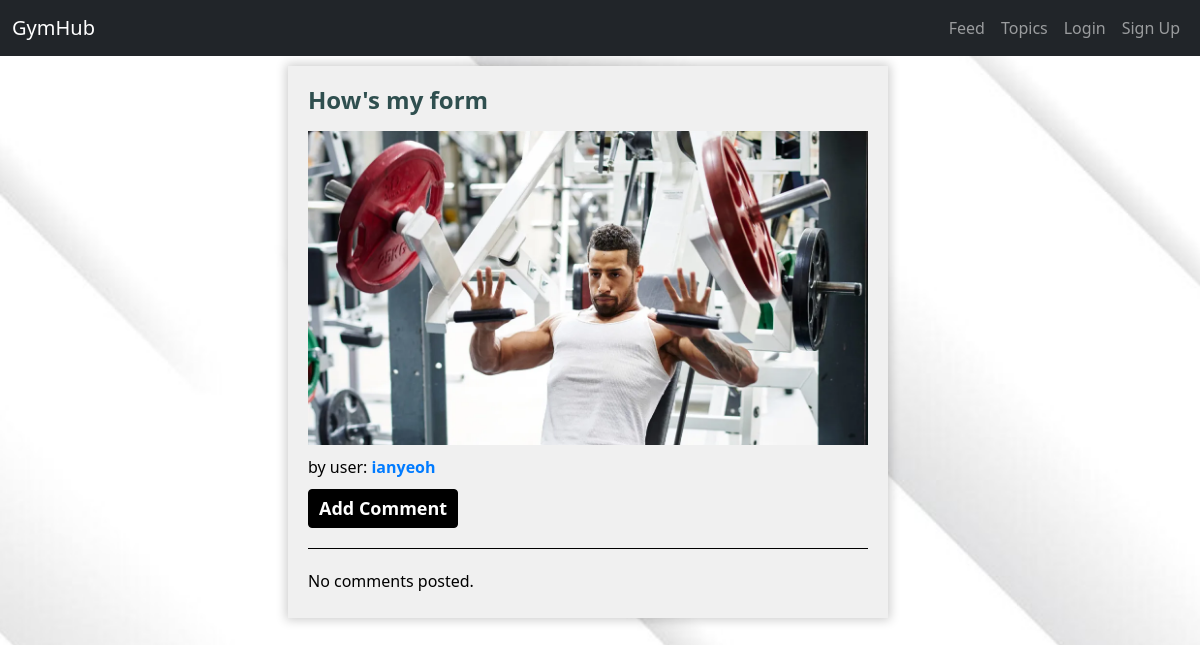
The app's page /posts/by/ianyeoh/17/, older data.
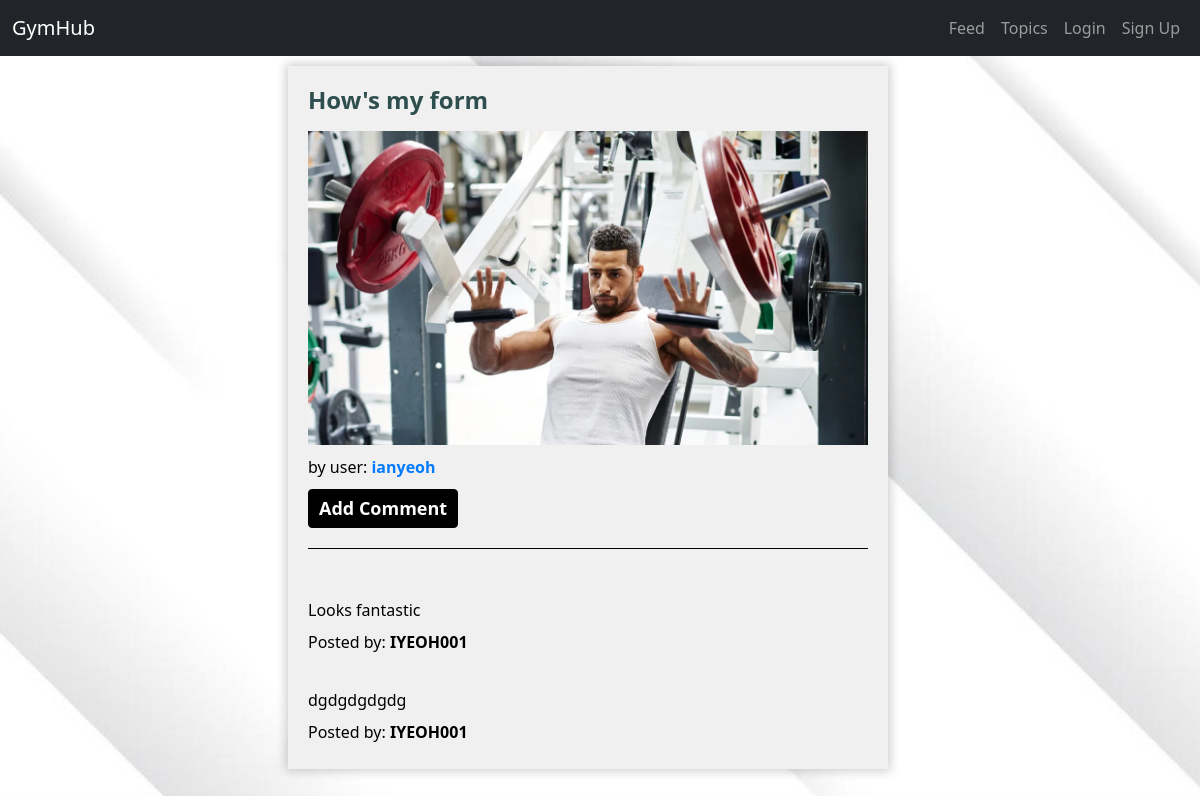
The same page, newer data.
### posts/models.py (models this page shows, shortened)
class Comment(models.Model):
    post = models.ForeignKey(Post, related_name='comments', on_delete=models.CASCADE)
    author = models.ForeignKey(User, related_name='comments', on_delete=models.CASCADE)
    text = models.TextField(validators=[MaxLengthValidator(2200)])
    created_at = models.DateTimeField(auto_now_add=True)
    updated_at = models.DateTimeField(auto_now=True)
    class Meta:
        ordering = ['-created_at']

### posts/views.py (the view)
# urls.py: path("by/<username>/<int:pk>/", views.PostDetail.as_view(), name="single"),
class PostDetail(SelectRelatedMixin, generic.DetailView):
    model = models.Post
    comment_form = CommentForm()
    select_related = ("user", "group")
    def get_queryset(self):
        queryset = super().get_queryset()
        return queryset.filter(
            user__username__iexact=self.kwargs.get("username")
        )
    def get_context_data(self, **kwargs):
        context = super().get_context_data(**kwargs)
        context['comment_form']= CommentForm()
        return context

### posts/templates/posts/post_detail.html (shortened to what this page needs)
{% extends 'posts/post_base.html' %}
{% block post_content %}
{% load static %}
<div class="container">
<div class="col-md-8">
	{% include 'posts/_post.html' %}
</div>
</div>
{% endblock %}

### posts/templates/posts/_post.html (shortened to what this page needs)
{% load static %}
{% block extra_css %}
<link rel="stylesheet" type="text/css" href="{% static 'css/posts.css' %}">
{% endblock %}
<div class="post media">
	<a href="{% url 'posts:single' username=post.user.username pk=post.pk %}" title=""><h3>{{post.message_html|safe}}</h3></a>
	<div class="media-body">
		{% if post.image %}
		<div class="post_img"><img src="{{ post.image.url }}" width=100% alt="Post Image"></div>
		{% endif %}
		by user:
		<strong><a href="{% url 'posts:for_user' username=post.user.username %}" title="">{{post.user.username}}</a></strong>
	<div class="media-footer">
		<button id="comment-toggle-{{ post.pk }}" class="btn btn-success">Add Comment</button>
	</div>
	<div class="comments">
		{% for comment in post.comments.all %}
  <br>
      <h2>{{ comment.text|safe|linebreaks }}</h2>
      <p>Posted by: <strong>{{ comment.author }}</strong></p>
  {% empty %}
      <p>No comments posted.</p>
  {% endfor %}
	</div>
</div>
</div>

Row changes from the older to the newer data that the page shows:
added Comment: text "Looks fantastic", author "IYEOH001"
added Comment: text "dgdgdgdgdg", author "IYEOH001"
Text that changed along with them:
text no longer shown: "No comments posted."
